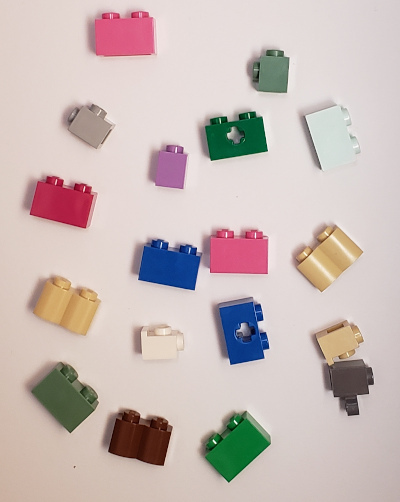
#> input picture InterfacageNumerique/_images/bricks2.jpg, 400 x 502 px
$ python Se2_part5_high_pass_filter_sobel.py
#> lines starting #> are read from the running program, lines starting #| are printed output that depends on the picture
# -*- coding: utf-8 -*-
"""*Se2_part5_high_pass_filter_sobel.py* file.

This file contains a script to apply a high-pass (sobel operator) filter on an image.

This file is attached to a 1st year of engineer training labwork in digital interface development.

For tutorials on image processing, see : https://iogs-lense-training.github.io/image-processing/

.. note:: LEnsE - Institut d'Optique - version 0.1

.. moduleauthor:: Julien VILLEMEJANE <julien.villemejane@institutoptique.fr>
.. creation:: 20/oct/2024
"""

import cv2
import numpy as np
from matplotlib import pyplot as plt
from images_manipulation import *

if __name__ == "__main__":
    # Open an image - Grayscale
    image_gray = cv2.imread('../../_images/bricks2.jpg', cv2.IMREAD_GRAYSCALE)
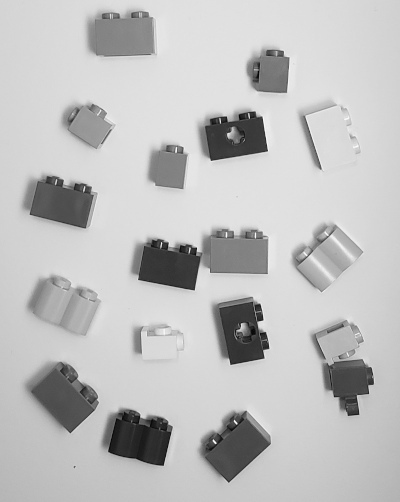
#> image_gray: shape (502, 400); min 4, max 252, mean 191.2

    # Roberts kernels
    kernel_x = np.array([[-1, 0, 1], [-2, 0, 2], [-1, 0, 1]], dtype=np.float32)
    kernel_y = np.array([[-1, -2, -1], [0, 0, 0], [1, 2, 1]], dtype=np.float32)

    # Process image filtering
    gradient_x = cv2.filter2D(image_gray, -1, kernel_x)
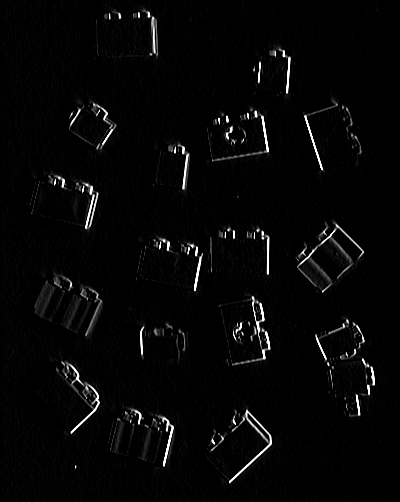
#> gradient_x: shape (502, 400); min 0, max 255, mean 6.3
    gradient_y = cv2.filter2D(image_gray, -1, kernel_y)
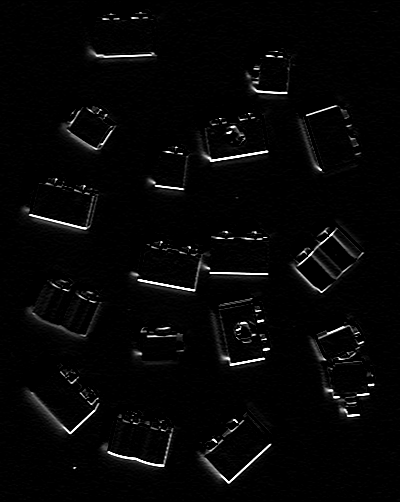
#> gradient_y: shape (502, 400); min 0, max 255, mean 6.3
    gradient = gradient_y + gradient_x
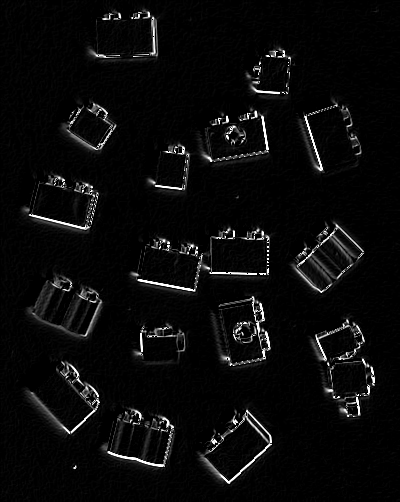
#> gradient: shape (502, 400); min 0, max 255, mean 10.5

    # Process amplitude of the gradient
    gradient_magnitude = np.sqrt(np.square(gradient_x) + np.square(gradient_y))
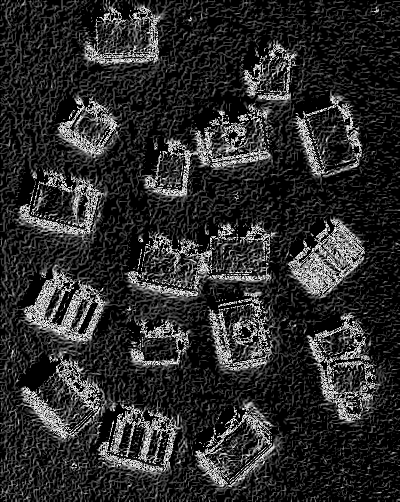
#> gradient_magnitude: shape (502, 400) float16; min 0, max 15.81, mean 2.74; drawn with min black and max white
    gradient_magnitude = np.uint8(gradient_magnitude / gradient_magnitude.max() * 255)  # Normalization

    ### TF
    tf_orig = np.fft.fft2(image_gray)
    tf_blur = np.fft.fft2(gradient)
    tf_diff_log = np.log(0.1+np.abs(np.fft.fftshift(tf_orig)))-np.log(0.1+np.abs(np.fft.fftshift(tf_blur)))
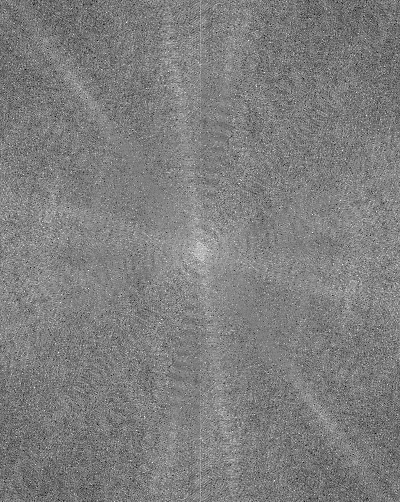
#> tf_diff_log: shape (502, 400) float64; min -6.53, max 4.27, mean -1.16; drawn with min black and max white

    # Display all
    fig, ax = plt.subplots(nrows=2, ncols=3)
    # Plot data in each subplot
    ax[0,0].imshow(image_gray, cmap='gray')
    ax[0,0].set_title('Original Image')
    ax[0,1].imshow(gradient, cmap='gray')
    ax[0,1].set_title('Sobel filtered Image')
    ax[0,2].imshow(gradient_magnitude, cmap='gray')
    ax[0,2].set_title('Gradient magnitude')

    ax[1,0].imshow(np.log(0.1+np.abs(np.fft.fftshift(tf_orig))), cmap='gray')
    ax[1,0].set_title('Original Image / FFT')
    ax[1,1].imshow(np.log(0.1+np.abs(np.fft.fftshift(tf_blur))), cmap='gray')
    ax[1,1].set_title('Blurred Image / FFT')
    ax[1,2].imshow(tf_diff_log, cmap='gray')
    ax[1,2].set_title('Difference / FFT')
    plt.show()
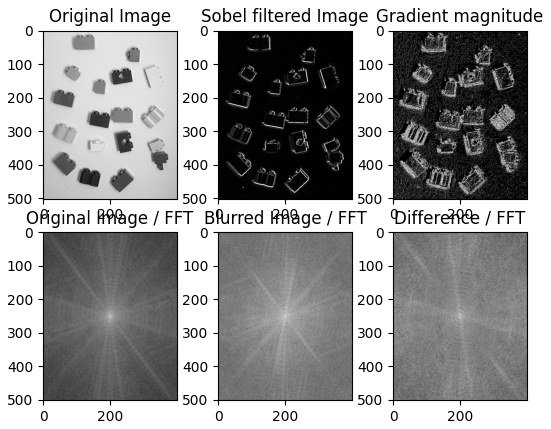
#> figure drawn by matplotlib, 6 panels
